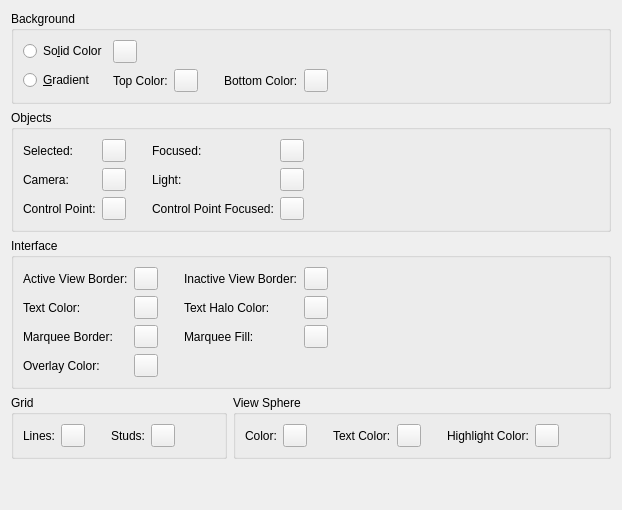
     <widget class="QWidget" name="ColorTab">
      <attribute name="title">
       <string>Colors</string>
      </attribute>
      <layout class="QGridLayout" name="gridLayout_9">
       <item row="2" column="0" colspan="2">
        <widget class="QGroupBox" name="groupBox_11">
         <property name="title">
          <string>Interface</string>
         </property>
         <layout class="QGridLayout" name="gridLayout_8">
          <item row="3" column="0">
           <widget class="QLabel" name="label_15">
            <property name="text">
             <string>Marquee Border:</string>
            </property>
           </widget>
          </item>
          <item row="3" column="1">
           <widget class="QToolButton" name="MarqueeBorderColorButton">
            <property name="text">
             <string/>
            </property>
           </widget>
          </item>
          <item row="0" column="3">
           <widget class="QLabel" name="label_32">
            <property name="text">
             <string>Inactive View Border:</string>
            </property>
           </widget>
          </item>
          <item row="3" column="4">
           <widget class="QToolButton" name="MarqueeFillColorButton">
            <property name="text">
             <string/>
            </property>
           </widget>
          </item>
          <item row="2" column="0">
           <widget class="QLabel" name="label_14">
            <property name="text">
             <string>Text Color:</string>
            </property>
           </widget>
          </item>
          <item row="2" column="4">
           <widget class="QToolButton" name="TextHaloColorButton">
            <property name="text">
             <string/>
            </property>
           </widget>
          </item>
          <item row="3" column="3">
           <widget class="QLabel" name="label_16">
            <property name="text">
             <string>Marquee Fill:</string>
            </property>
           </widget>
          </item>
          <item row="0" column="4">
           <widget class="QToolButton" name="InactiveViewColorButton">
            <property name="text">
             <string/>
            </property>
           </widget>
          </item>
          <item row="5" column="0">
           <widget class="QLabel" name="label_2">
            <property name="text">
             <string>Overlay Color:</string>
            </property>
           </widget>
          </item>
          <item row="2" column="3">
           <widget class="QLabel" name="label_31">
            <property name="text">
             <string>Text Halo Color:</string>
            </property>
           </widget>
          </item>
          <item row="2" column="1">
           <widget class="QToolButton" name="TextColorButton">
            <property name="text">
             <string/>
            </property>
           </widget>
          </item>
          <item row="5" column="1">
           <widget class="QToolButton" name="OverlayColorButton">
            <property name="text">
             <string/>
            </property>
           </widget>
          </item>
          <item row="0" column="1">
           <widget class="QToolButton" name="ActiveViewColorButton">
            <property name="text">
             <string/>
            </property>
           </widget>
          </item>
          <item row="0" column="5">
           <spacer name="horizontalSpacer_16">
            <property name="orientation">
             <enum>Qt::Orientation::Horizontal</enum>
            </property>
            <property name="sizeHint" stdset="0">
             <size>
              <width>40</width>
              <height>20</height>
             </size>
            </property>
           </spacer>
          </item>
          <item row="0" column="0">
           <widget class="QLabel" name="label_6">
            <property name="text">
             <string>Active View Border:</string>
            </property>
           </widget>
          </item>
          <item row="0" column="2">
           <spacer name="horizontalSpacer_18">
            <property name="orientation">
             <enum>Qt::Orientation::Horizontal</enum>
            </property>
            <property name="sizeType">
             <enum>QSizePolicy::Policy::Fixed</enum>
            </property>
            <property name="sizeHint" stdset="0">
             <size>
              <width>20</width>
              <height>20</height>
             </size>
            </property>
           </spacer>
          </item>
         </layout>
        </widget>
       </item>
       <item row="4" column="1">
        <widget class="QGroupBox" name="groupBox_9">
         <property name="title">
          <string>View Sphere</string>
         </property>
         <layout class="QHBoxLayout" name="horizontalLayout_16">
          <item>
           <widget class="QLabel" name="label_22">
            <property name="text">
             <string>Color:</string>
            </property>
           </widget>
          </item>
          <item>
           <widget class="QToolButton" name="ViewSphereColorButton">
            <property name="text">
             <string/>
            </property>
           </widget>
          </item>
          <item>
           <spacer name="horizontalSpacer_21">
            <property name="orientation">
             <enum>Qt::Orientation::Horizontal</enum>
            </property>
            <property name="sizeType">
             <enum>QSizePolicy::Policy::Fixed</enum>
            </property>
            <property name="sizeHint" stdset="0">
             <size>
              <width>20</width>
              <height>20</height>
             </size>
            </property>
           </spacer>
          </item>
          <item>
           <widget class="QLabel" name="label_23">
            <property name="text">
             <string>Text Color:</string>
            </property>
           </widget>
          </item>
          <item>
           <widget class="QToolButton" name="ViewSphereTextColorButton">
            <property name="text">
             <string/>
            </property>
           </widget>
          </item>
          <item>
           <spacer name="horizontalSpacer_22">
            <property name="orientation">
             <enum>Qt::Orientation::Horizontal</enum>
            </property>
            <property name="sizeType">
             <enum>QSizePolicy::Policy::Fixed</enum>
            </property>
            <property name="sizeHint" stdset="0">
             <size>
              <width>20</width>
              <height>20</height>
             </size>
            </property>
           </spacer>
          </item>
          <item>
           <widget class="QLabel" name="label_20">
            <property name="text">
             <string>Highlight Color:</string>
            </property>
           </widget>
          </item>
          <item>
           <widget class="QToolButton" name="ViewSphereHighlightColorButton">
            <property name="text">
             <string/>
            </property>
           </widget>
          </item>
          <item>
           <spacer name="horizontalSpacer_14">
            <property name="orientation">
             <enum>Qt::Orientation::Horizontal</enum>
            </property>
            <property name="sizeHint" stdset="0">
             <size>
              <width>40</width>
              <height>20</height>
             </size>
            </property>
           </spacer>
          </item>
         </layout>
        </widget>
       </item>
       <item row="6" column="0">
        <spacer name="verticalSpacer_3">
         <property name="orientation">
          <enum>Qt::Orientation::Vertical</enum>
         </property>
         <property name="sizeHint" stdset="0">
          <size>
           <width>20</width>
           <height>40</height>
          </size>
         </property>
        </spacer>
       </item>
       <item row="4" column="0">
        <widget class="QGroupBox" name="groupBox_10">
         <property name="title">
          <string>Grid</string>
         </property>
         <layout class="QHBoxLayout" name="horizontalLayout_17">
          <item>
           <widget class="QLabel" name="label_29">
            <property name="text">
             <string>Lines:</string>
            </property>
           </widget>
          </item>
          <item>
           <widget class="QToolButton" name="gridLineColor">
            <property name="text">
             <string/>
            </property>
           </widget>
          </item>
          <item>
           <spacer name="horizontalSpacer_20">
            <property name="orientation">
             <enum>Qt::Orientation::Horizontal</enum>
            </property>
            <property name="sizeType">
             <enum>QSizePolicy::Policy::Fixed</enum>
            </property>
            <property name="sizeHint" stdset="0">
             <size>
              <width>20</width>
              <height>20</height>
             </size>
            </property>
           </spacer>
          </item>
          <item>
           <widget class="QLabel" name="label_30">
            <property name="text">
             <string>Studs:</string>
            </property>
           </widget>
          </item>
          <item>
           <widget class="QToolButton" name="gridStudColor">
            <property name="text">
             <string/>
            </property>
           </widget>
          </item>
          <item>
           <spacer name="horizontalSpacer_13">
            <property name="orientation">
             <enum>Qt::Orientation::Horizontal</enum>
            </property>
            <property name="sizeHint" stdset="0">
             <size>
              <width>40</width>
              <height>20</height>
             </size>
            </property>
           </spacer>
          </item>
         </layout>
        </widget>
       </item>
       <item row="0" column="0" colspan="2">
        <widget class="QGroupBox" name="groupBox_7">
         <property name="title">
          <string>Background</string>
         </property>
         <layout class="QGridLayout" name="gridLayout_7">
          <item row="1" column="1">
           <layout class="QHBoxLayout" name="horizontalLayout_2">
            <item>
             <widget class="QLabel" name="label_27">
              <property name="text">
               <string>Top Color:</string>
              </property>
             </widget>
            </item>
            <item>
             <widget class="QToolButton" name="BackgroundGradient1ColorButton">
              <property name="text">
               <string/>
              </property>
             </widget>
            </item>
            <item>
             <spacer name="horizontalSpacer_19">
              <property name="orientation">
               <enum>Qt::Orientation::Horizontal</enum>
              </property>
              <property name="sizeType">
               <enum>QSizePolicy::Policy::Fixed</enum>
              </property>
              <property name="sizeHint" stdset="0">
               <size>
                <width>20</width>
                <height>20</height>
               </size>
              </property>
             </spacer>
            </item>
            <item>
             <widget class="QLabel" name="label_28">
              <property name="text">
               <string>Bottom Color:</string>
              </property>
             </widget>
            </item>
            <item>
             <widget class="QToolButton" name="BackgroundGradient2ColorButton">
              <property name="text">
               <string/>
              </property>
             </widget>
            </item>
            <item>
             <spacer name="horizontalSpacer_10">
              <property name="orientation">
               <enum>Qt::Orientation::Horizontal</enum>
              </property>
              <property name="sizeHint" stdset="0">
               <size>
                <width>40</width>
                <height>20</height>
               </size>
              </property>
             </spacer>
            </item>
           </layout>
          </item>
          <item row="0" column="0">
           <widget class="QRadioButton" name="BackgroundSolidRadio">
            <property name="text">
             <string>So&amp;lid Color</string>
            </property>
           </widget>
          </item>
          <item row="1" column="0">
           <widget class="QRadioButton" name="BackgroundGradientRadio">
            <property name="text">
             <string>&amp;Gradient</string>
            </property>
           </widget>
          </item>
          <item row="0" column="1">
           <layout class="QHBoxLayout" name="horizontalLayout_11">
            <item>
             <widget class="QToolButton" name="BackgroundSolidColorButton">
              <property name="text">
               <string/>
              </property>
             </widget>
            </item>
            <item>
             <spacer name="horizontalSpacer_12">
              <property name="orientation">
               <enum>Qt::Orientation::Horizontal</enum>
              </property>
              <property name="sizeHint" stdset="0">
               <size>
                <width>40</width>
                <height>20</height>
               </size>
              </property>
             </spacer>
            </item>
           </layout>
          </item>
         </layout>
        </widget>
       </item>
       <item row="1" column="0" colspan="2">
        <widget class="QGroupBox" name="groupBox_12">
         <property name="title">
          <string>Objects</string>
         </property>
         <layout class="QGridLayout" name="gridLayout_10">
          <item row="1" column="3">
           <widget class="QLabel" name="label_37">
            <property name="text">
             <string>Light:</string>
            </property>
           </widget>
          </item>
          <item row="1" column="4">
           <widget class="QToolButton" name="LightColorButton">
            <property name="text">
             <string/>
            </property>
           </widget>
          </item>
          <item row="0" column="2">
           <spacer name="horizontalSpacer_15">
            <property name="orientation">
             <enum>Qt::Orientation::Horizontal</enum>
            </property>
            <property name="sizeType">
             <enum>QSizePolicy::Policy::Fixed</enum>
            </property>
            <property name="sizeHint" stdset="0">
             <size>
              <width>20</width>
              <height>20</height>
             </size>
            </property>
           </spacer>
          </item>
          <item row="0" column="3">
           <widget class="QLabel" name="label_38">
            <property name="text">
             <string>Focused:</string>
            </property>
           </widget>
          </item>
          <item row="1" column="1">
           <widget class="QToolButton" name="CameraColorButton">
            <property name="text">
             <string/>
            </property>
           </widget>
          </item>
          <item row="2" column="3">
           <widget class="QLabel" name="label_36">
            <property name="text">
             <string>Control Point Focused:</string>
            </property>
           </widget>
          </item>
          <item row="2" column="1">
           <widget class="QToolButton" name="ControlPointColorButton">
            <property name="text">
             <string/>
            </property>
           </widget>
          </item>
          <item row="2" column="4">
           <widget class="QToolButton" name="ControlPointFocusedColorButton">
            <property name="text">
             <string/>
            </property>
           </widget>
          </item>
          <item row="0" column="1">
           <widget class="QToolButton" name="ObjectSelectedColorButton">
            <property name="text">
             <string/>
            </property>
           </widget>
          </item>
          <item row="0" column="4">
           <widget class="QToolButton" name="ObjectFocusedColorButton">
            <property name="text">
             <string/>
            </property>
           </widget>
          </item>
          <item row="2" column="0">
           <widget class="QLabel" name="label_35">
            <property name="text">
             <string>Control Point:</string>
            </property>
           </widget>
          </item>
          <item row="0" column="0">
           <widget class="QLabel" name="label_33">
            <property name="text">
             <string>Selected:</string>
            </property>
           </widget>
          </item>
          <item row="1" column="0">
           <widget class="QLabel" name="label_34">
            <property name="text">
             <string>Camera:</string>
            </property>
           </widget>
          </item>
          <item row="0" column="5">
           <spacer name="horizontalSpacer_17">
            <property name="orientation">
             <enum>Qt::Orientation::Horizontal</enum>
            </property>
            <property name="sizeHint" stdset="0">
             <size>
              <width>40</width>
              <height>20</height>
             </size>
            </property>
           </spacer>
          </item>
         </layout>
        </widget>
       </item>
      </layout>
     </widget>
